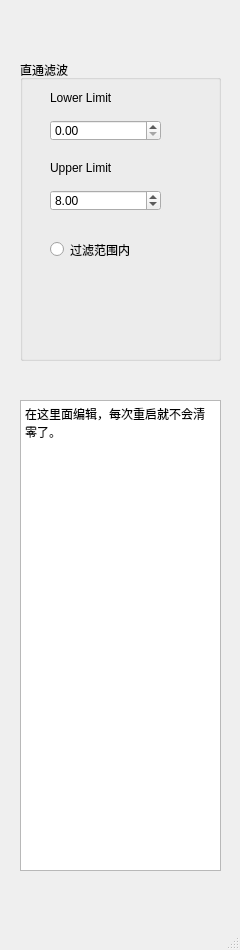
<?xml version="1.0" encoding="UTF-8"?>
<ui version="4.0">
 <class>FilterPassThrough</class>
 <widget class="QMainWindow" name="FilterPassThrough">
  <property name="geometry">
   <rect>
    <x>0</x>
    <y>0</y>
    <width>240</width>
    <height>950</height>
   </rect>
  </property>
  <property name="windowTitle">
   <string>MainWindow</string>
  </property>
  <widget class="QWidget" name="centralwidget">
   <widget class="QGroupBox" name="groupBox_4">
    <property name="geometry">
     <rect>
      <x>20</x>
      <y>60</y>
      <width>201</width>
      <height>301</height>
     </rect>
    </property>
    <property name="title">
     <string>直通滤波</string>
    </property>
    <widget class="QDoubleSpinBox" name="ULBox">
     <property name="geometry">
      <rect>
       <x>30</x>
       <y>130</y>
       <width>111</width>
       <height>21</height>
      </rect>
     </property>
     <property name="maximum">
      <double>9999.989999999999782</double>
     </property>
     <property name="singleStep">
      <double>0.010000000000000</double>
     </property>
     <property name="value">
      <double>8.000000000000000</double>
     </property>
    </widget>
    <widget class="QLabel" name="label_20">
     <property name="geometry">
      <rect>
       <x>30</x>
       <y>100</y>
       <width>131</width>
       <height>16</height>
      </rect>
     </property>
     <property name="text">
      <string>Upper Limit</string>
     </property>
    </widget>
    <widget class="QLabel" name="label_21">
     <property name="geometry">
      <rect>
       <x>30</x>
       <y>30</y>
       <width>121</width>
       <height>16</height>
      </rect>
     </property>
     <property name="text">
      <string>Lower Limit</string>
     </property>
    </widget>
    <widget class="QDoubleSpinBox" name="LLBox">
     <property name="geometry">
      <rect>
       <x>30</x>
       <y>60</y>
       <width>111</width>
       <height>21</height>
      </rect>
     </property>
     <property name="maximum">
      <double>999999.989999999990687</double>
     </property>
     <property name="singleStep">
      <double>0.100000000000000</double>
     </property>
     <property name="value">
      <double>0.000000000000000</double>
     </property>
    </widget>
    <widget class="QRadioButton" name="radioButton">
     <property name="geometry">
      <rect>
       <x>30</x>
       <y>180</y>
       <width>101</width>
       <height>19</height>
      </rect>
     </property>
     <property name="text">
      <string>过滤范围内</string>
     </property>
    </widget>
   </widget>
   <widget class="QTextEdit" name="textEdit">
    <property name="geometry">
     <rect>
      <x>20</x>
      <y>400</y>
      <width>201</width>
      <height>471</height>
     </rect>
    </property>
    <property name="html">
     <string>&lt;!DOCTYPE HTML PUBLIC &quot;-//W3C//DTD HTML 4.0//EN&quot; &quot;http://www.w3.org/TR/REC-html40/strict.dtd&quot;&gt;
&lt;html&gt;&lt;head&gt;&lt;meta name=&quot;qrichtext&quot; content=&quot;1&quot; /&gt;&lt;style type=&quot;text/css&quot;&gt;
p, li { white-space: pre-wrap; }
&lt;/style&gt;&lt;/head&gt;&lt;body style=&quot; font-family:'SimSun'; font-size:9pt; font-weight:400; font-style:normal;&quot;&gt;
&lt;p style=&quot; margin-top:0px; margin-bottom:0px; margin-left:0px; margin-right:0px; -qt-block-indent:0; text-indent:0px;&quot;&gt;在这里面编辑，每次重启就不会清零了。&lt;/p&gt;&lt;/body&gt;&lt;/html&gt;</string>
    </property>
   </widget>
  </widget>
  <widget class="QMenuBar" name="menubar">
   <property name="geometry">
    <rect>
     <x>0</x>
     <y>0</y>
     <width>240</width>
     <height>26</height>
    </rect>
   </property>
  </widget>
  <widget class="QStatusBar" name="statusbar"/>
 </widget>
 <resources/>
 <connections/>
</ui>
